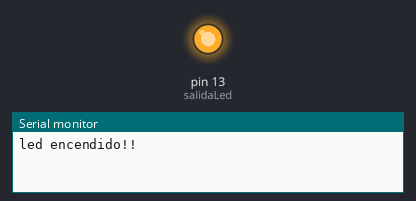
Simulated run of this sketch. Board: Arduino Uno, built with avr-gcc and run on an emulated ATmega328P. Parts: output pins drawn as LEDs (lit = HIGH), the last lines printed to the serial monitor.

Above: at 1.0 s.
At 3.0 s:
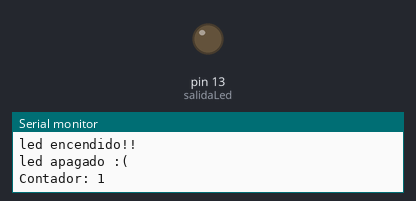
Timing chart, 0 to 5.2 s (numbered marks = the images above):
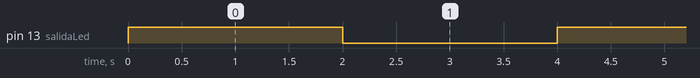

Measured:
- by itself, pin 13 (salidaLed): alternates HIGH for 2.0 s and LOW for 2.0 s

The sketch:

variables_mio.ino
```cpp
int salidaLed = 13;  //-32768  + 32767
int contador = 0;//contador3;
//unsigned int salidaLed2 = 13; // 0 65535

//long pepito = 9; //-2,147,483,648 a 2,147,483,647
//unsigned long asd;

//float lecturaSensorAnalogico = 0; //-3.4028235E+38  +3.4028235E+38.
//float resultadoDivision;
//double superGrandeDecimales;

//byte miniContador;  //0 255
//boolean ONOFF; // 0 1


void setup()
{

  pinMode(salidaLed,OUTPUT); //INPUT
  Serial.begin(9600);//115200
}
void loop()
{

  digitalWrite(salidaLed,HIGH);
  Serial.println("led encendido!!");
  delay(2000); // siempre es en milisegundos
  digitalWrite(salidaLed,LOW);
  Serial.println("led apagado :(");

  contador = contador + 1;
  Serial.print("Contador: ");
  Serial.println(contador);
  delay(2000);

}
```
